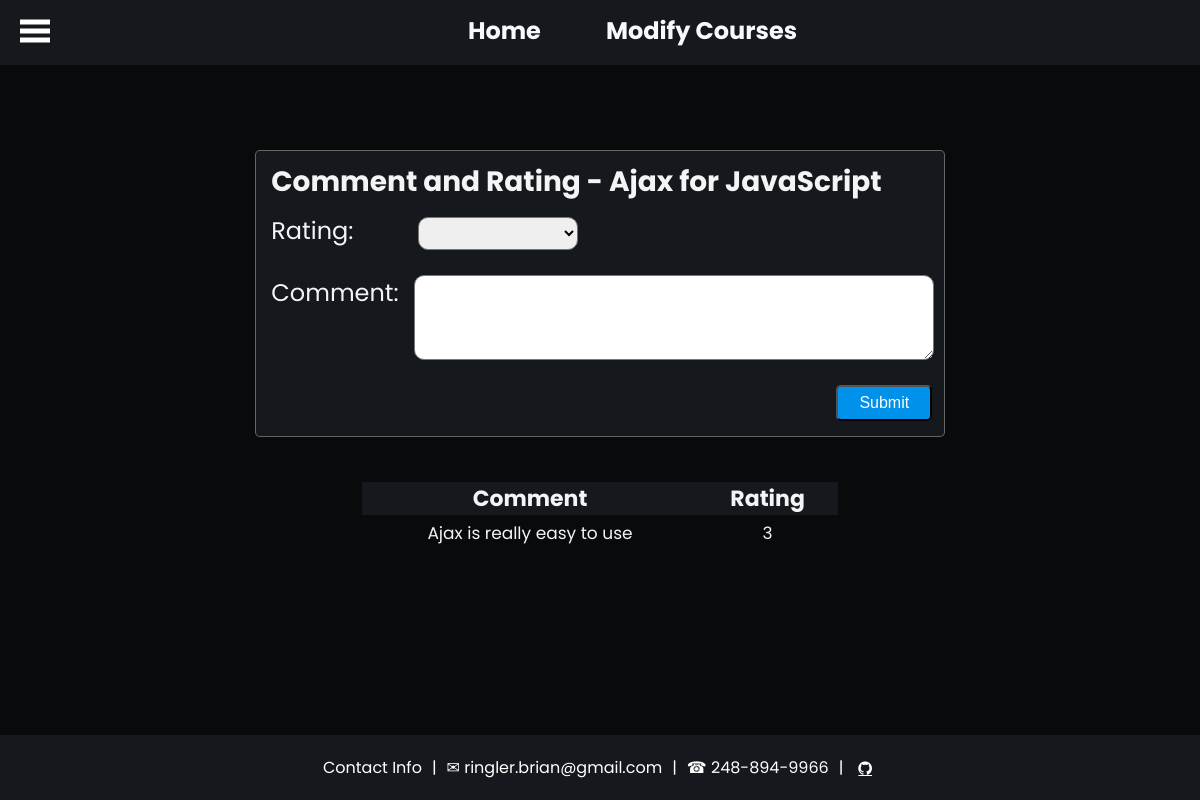
The app's page /courses/comment/16/ with its own data.
### courses_app/models.py (models this page shows, shortened)
class Course(models.Model):
    course_name = models.CharField(max_length=50, null=False)
    created_at = models.DateTimeField(auto_now_add=True)
    updated_at = models.DateTimeField(auto_now=True)
    objects = ValidationManager()

class Comment(models.Model):
    USER_RATING = [
        (1, '⭐'),
        (2, '⭐⭐'),
        (3, '⭐⭐⭐'),
        (4, '⭐⭐⭐⭐⭐'),
        (5, '⭐⭐⭐⭐⭐⭐'),
    ]
    comment = models.CharField(max_length=255, null=True)
    rating = models.CharField(max_length=5, choices=USER_RATING, default=1, null=True)
    course = models.ForeignKey(Course, related_name='course_name_fk', on_delete=models.CASCADE)
    created_at = models.DateTimeField(auto_now_add=True)
    updated_at = models.DateTimeField(auto_now=True)
    objects = ValidationManager()

### courses_app/views.py (the view, shortened to what this page needs)
# urls.py: path('courses/comment/<int:id_rate>/', views.comment_courses_view, name='comment_courses'),
def comment_courses_view(request, id_rate):
    '''the id_rate is from Course table. First, get all comments then
    filter using id_rate but based on Course table'''
    context = {
        'all_comm_rate' :  Comment.objects.filter(course__id=id_rate),
        'id_comm' : id_rate,
        'course_name' : Course.objects.get(id=id_rate)
    }
    return render(request, 'comment_courses.html', context)

### courses_app/templates/comment_courses.html (shortened to what this page needs)
{% extends "base.html" %}
{% block head %}
    {% load static %}
    <link rel="stylesheet" href="{% static 'css/comment_courses.css' %}" />
    <link rel="stylesheet" href="{% static 'css/comment_footer.css' %}" />
{% endblock head %}
{% block content %}
<div class="comm-rate-wrapper">
    <form action="/courses/comment/{{ id_comm }}/" method="POST" name="comment-frm">
        <h1 class="comm-title">Comment and Rating - {{ course_name.course_name }}</h1>
        <div>
            <label for="course-rating">Rating:</label>
            <select name="course-rating-nm" id="rate-course">
                <option name="course-rating-nm" value="0"></option>
                <option name="course-rating-nm" value="1">⭐</option>
            </select>
        </div>
        <div id="comm-desc-sec">
            <label for="course-comm">Comment:</label>
            <textarea id="course-comm" name="course-comm-nm"></textarea>
        </div>
        <input type="submit" id="course-comm-submit">
    </form>
    <table class="courses-tbl">
        <thead>
            <tr>
                <th>Comment</th>
                <th>Rating</th>
            </tr>
        </thead>
        <tbody>
            {% for all in all_comm_rate %}
            <tr>
                <td>{{ all.comment }}</td>
                <td>{{ all.rating }}</td>
            </tr>
            {% endfor %}
        </tbody>
    </table>
</div>
{% endblock %}

### courses_app/static/css/base.css (style rules this page uses)
* { margin: 0; padding: 0; box-sizing: border-box; }
body { height: 100%; font-family: 'Poppins', sans-serif; background-color: #080A0C; color: #F3F4F6; }
input[type="submit"], button { height: 2.25rem; width: 6rem; font-size: 1.0rem; border-radius: 5px; background-color:rgb(0, 145, 234); color: white; }

### courses_app/static/css/nav_bar.css (style rules this page uses)
* { margin: 0; padding: 0; box-sizing: border-box; }

### courses_app/static/css/comment_courses.css (style rules this page uses)
* { margin: 0; padding: 0; box-sizing: border-box; }
.comm-rate-wrapper { display: flex; flex-flow: column; align-items: center; }
form[name="comment-frm"] { margin-top: 85px; padding: 10px 10px 15px 15px; border: .5px solid rgba(245, 245, 245, 0.35); background-color: #15181C; border-radius: 5px; }
h1 { margin: auto; font-size: 28px; margin-bottom: 10px; }
label { font-size: 24px; }
textarea, select { border-radius: 10px; padding: 6px 12px; height: 2.1rem; width: 160px; font-size: 1.0rem; font-family: 'Poppins', sans-serif; resize: vertical; margin-bottom: 25px; }
textarea { width: 520px; height: 85px; margin-left: 15px; }
#rate-course { margin-left: 60px; }
#comm-desc-sec { display: flex; flex-flow: row; justify-content: flex-start; }
#course-comm-submit { margin-left: 565px; }
table { width: auto; table-layout: auto; margin-top: 45px; font-size: 20px; border-collapse: separate; border-spacing: 0px; }
th { font-size: 22px; margin: 0 10px 0 10px; background-color: #15181C; }
td { padding: 5px 65px; font-size: 17px; max-width: 600px; }

### courses_app/static/css/comment_footer.css (style rules this page uses)
* { margin: 0; padding: 0; box-sizing: border-box; }

### records on screen
Course: course_name "Ajax for JavaScript"
Comment: comment "Ajax is really easy to use", rating "3"
